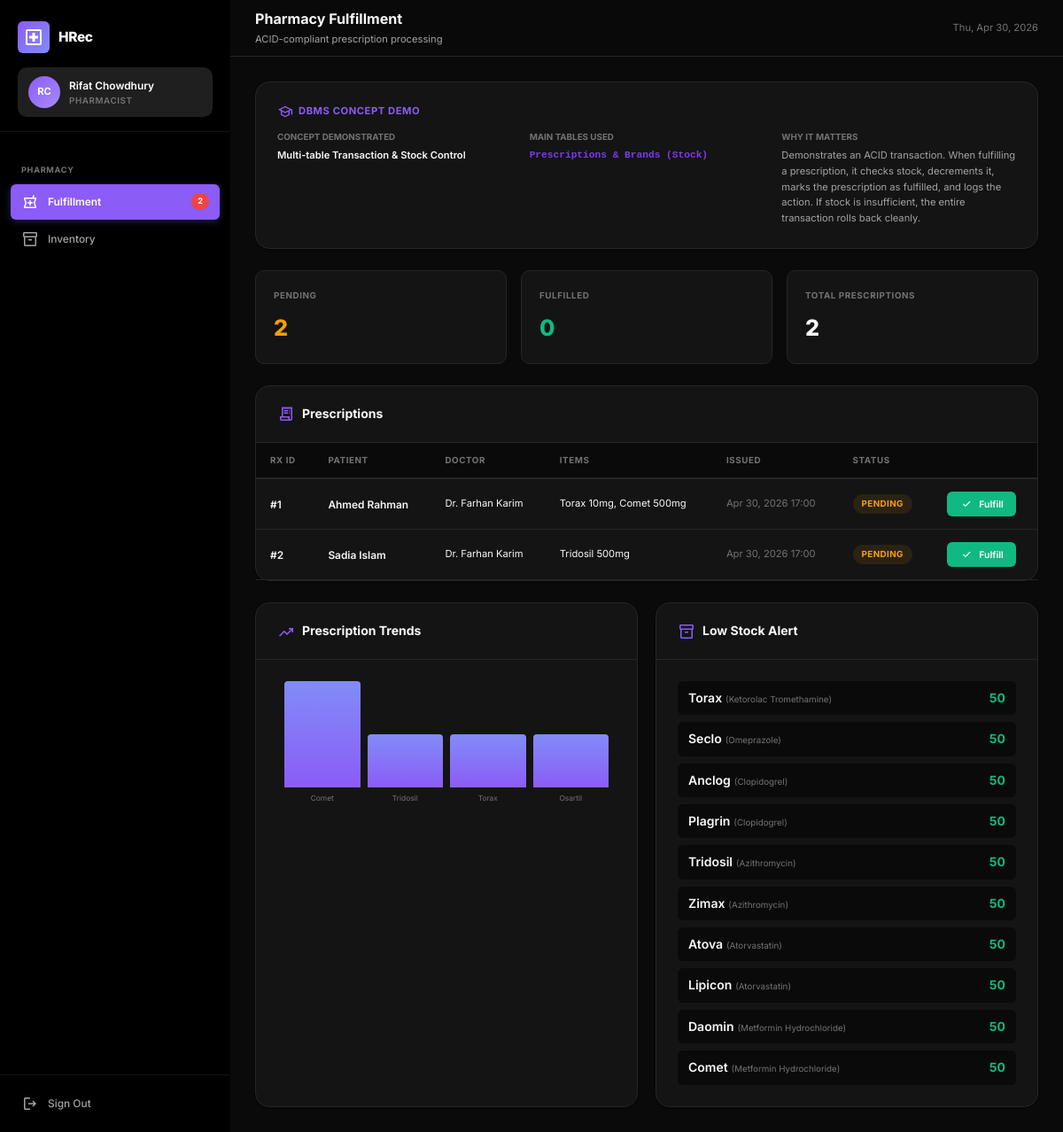
/pages/pharmacy.php (signed in), run on the app's committed database.
### tables this page shows
CREATE TABLE Prescriptions (
    PrescriptionID INT AUTO_INCREMENT PRIMARY KEY,
    DoctorID       INT NOT NULL,
    PatientID      INT NOT NULL,
    Items          JSON NOT NULL,
    Status         ENUM('Pending', 'Fulfilled', 'Cancelled') NOT NULL DEFAULT 'Pending',
    IssuedAt       DATETIME DEFAULT CURRENT_TIMESTAMP,
    FulfilledAt    DATETIME DEFAULT NULL,
    Notes          TEXT,
    FOREIGN KEY (DoctorID)  REFERENCES Doctors(UserID),
    FOREIGN KEY (PatientID) REFERENCES Users(UserID)
);

CREATE TABLE Users (
    UserID       INT AUTO_INCREMENT PRIMARY KEY,
    FullName     VARCHAR(100) NOT NULL,
    Email        VARCHAR(100) NOT NULL UNIQUE,
    PasswordHash VARCHAR(255) NOT NULL,
    DOB          DATE,
    Role         ENUM('Patient', 'Doctor', 'Pharmacist') NOT NULL DEFAULT 'Patient',
    CreatedAt    DATETIME DEFAULT CURRENT_TIMESTAMP
);

CREATE TABLE Brands (
    BrandID      INT AUTO_INCREMENT PRIMARY KEY,
    GenericID    INT NOT NULL,
    BrandName    VARCHAR(100) NOT NULL,
    Manufacturer VARCHAR(100),
    UnitPrice    DECIMAL(10,2),
    Stock        INT DEFAULT 50 CHECK (Stock >= 0),
    Ratings      JSON,
    FOREIGN KEY (GenericID) REFERENCES Generics(GenericID) ON DELETE CASCADE
);

CREATE TABLE Generics (
    GenericID       INT AUTO_INCREMENT PRIMARY KEY,
    GenericName     VARCHAR(100) NOT NULL UNIQUE,
    DrugClass       VARCHAR(100) DEFAULT NULL,
    TypicalDuration VARCHAR(100) DEFAULT 'As prescribed',
    BlackBoxWarn    TINYINT(1)   NOT NULL DEFAULT 0,
    StopIfCondition TEXT,
    DietWarning     TEXT
);

### db.php (called while the page is built, shortened)
<?php
function basePath() {
    return '/HRec_CDSS/Unified-Health-Record-main';
}
function currentRole() {
    return $_SESSION['role'] ?? null;
}
function currentUserName() {
    return $_SESSION['full_name'] ?? 'Guest';
}

### pages/pharmacy.php (the view, shortened to what this page needs)
<?php
require_once __DIR__ . '/../db.php';
$rxList = $pdo->query("
    SELECT p.*, u_doc.FullName AS DoctorName, u_pat.FullName AS PatientName
    FROM Prescriptions p
    JOIN Users u_doc ON p.DoctorID = u_doc.UserID
    JOIN Users u_pat ON p.PatientID = u_pat.UserID
    ORDER BY FIELD(p.Status, 'Pending', 'Fulfilled', 'Cancelled'), p.IssuedAt DESC
")->fetchAll();
$trends = $pdo->query("
    SELECT b.BrandName, g.GenericName, COUNT(*) AS times_prescribed
    FROM USER_MED_LOG uml
    JOIN Brands b ON uml.BrandID = b.BrandID
    JOIN Generics g ON b.GenericID = g.GenericID
    GROUP BY b.BrandID
    ORDER BY times_prescribed DESC
    LIMIT 8
")->fetchAll();
$maxTrend = !empty($trends) ? max(array_column($trends, 'times_prescribed')) : 1;
$stockList = $pdo->query("SELECT b.BrandID, b.BrandName, b.Stock, g.GenericName FROM Brands b JOIN Generics g ON b.GenericID = g.GenericID ORDER BY b.Stock ASC LIMIT 10")->fetchAll();
$pageTitle = 'Pharmacy Fulfillment';
$pageSubtitle = 'ACID-compliant prescription processing';
$dbmsConcept = 'Multi-table Transaction & Stock Control';
$dbmsTables = 'Prescriptions & Brands (Stock)';
$dbmsWhy = 'Demonstrates an ACID transaction. When fulfilling a prescription, it checks stock, decrements it, marks the prescription as fulfilled, and logs the action. If stock is insufficient, the entire transaction rolls back cleanly.';
include __DIR__ . '/../includes/header.php';
?>
<div class="page-content">
  <?php include __DIR__ . '/../includes/dbms_panel.php'; ?>
  <div class="stat-grid mb-24">
    <div class="stat-card stagger-1">
      <div class="stat-label">Pending</div>
      <div class="stat-value" style="color:var(--warning)"><?= count(array_filter($rxList, fn($r) => $r['Status'] === 'Pending')) ?></div>
    </div>
    <div class="stat-card stagger-2">
      <div class="stat-label">Fulfilled</div>
      <div class="stat-value" style="color:var(--success)"><?= count(array_filter($rxList, fn($r) => $r['Status'] === 'Fulfilled')) ?></div>
    </div>
    <div class="stat-card stagger-3">
      <div class="stat-label">Total Prescriptions</div>
      <div class="stat-value"><?= count($rxList) ?></div>
    </div>
  </div>
  <div class="card mb-24 stagger-2">
    <div class="card-header"><h2 class="card-title"><span class="material-symbols-outlined">receipt_long</span> Prescriptions</h2></div>
    <div class="table-wrap">
      <table>
        <thead><tr><th>Rx ID</th><th>Patient</th><th>Doctor</th><th>Items</th><th>Issued</th><th>Status</th><th></th></tr></thead>
        <tbody>
          <?php foreach ($rxList as $r):
            $items = json_decode($r['Items'], true);
            $itemStr = implode(', ', array_map(fn($it) => ($it['brand_name'] ?? 'Brand#'.$it['brand_id']) . ' ' . ($it['dosage'] ?? ''), $items));
          ?>
            <tr<?= $r['Status'] !== 'Pending' ? ' style="opacity:.5"' : '' ?>>
              <td class="fw-600">#<?= $r['PrescriptionID'] ?></td>
              <td class="fw-600"><?= htmlspecialchars($r['PatientName']) ?></td>
              <td class="text-sm"><?= htmlspecialchars($r['DoctorName']) ?></td>
              <td class="text-sm"><?= htmlspecialchars($itemStr) ?></td>
              <td class="text-sm text-muted"><?= date('M j, Y H:i', strtotime($r['IssuedAt'])) ?></td>
              <td><span class="badge badge-<?= strtolower($r['Status']) ?>"><?= $r['Status'] ?></span></td>
              <td>
                <?php if ($r['Status'] === 'Pending'): ?>
                  <form method="POST" action="<?= basePath() ?>/pages/pharmacy.php" style="display:inline">
                    <button class="btn btn-sm btn-success" type="submit"
                      onclick="return confirm('Fulfill Rx #<?= $r['PrescriptionID'] ?> for <?= htmlspecialchars(addslashes($r['PatientName'])) ?>?\nStock will be decremented.')">
                      <span class="material-symbols-outlined" style="font-size:16px">check</span> Fulfill
                    </button>
                  </form>
                <?php elseif ($r['Status'] === 'Fulfilled'): ?>
                  <span class="text-xs text-muted"><?= $r['FulfilledAt'] ? date('M j H:i', strtotime($r['FulfilledAt'])) : '' ?></span>
                <?php endif; ?>
              </td>
            </tr>
          <?php endforeach; ?>
        </tbody>
      </table>
    </div>
  </div>
  <div class="grid-2 gap-md">
    <div class="card stagger-3">
      <div class="card-header"><h2 class="card-title"><span class="material-symbols-outlined">trending_up</span> Prescription Trends</h2></div>
      <div class="card-body">
        <div class="trend-bar" style="margin-bottom:28px;">
          <?php foreach ($trends as $t): ?>
            <div class="trend-col" style="height:<?= round(($t['times_prescribed'] / $maxTrend) * 100) ?>%" title="<?= htmlspecialchars($t['BrandName']) ?>: <?= $t['times_prescribed'] ?>">
              <span class="trend-label"><?= htmlspecialchars($t['BrandName']) ?></span>
            </div>
          <?php endforeach; ?>
        </div>
      </div>
    </div>
    <div class="card stagger-4">
      <div class="card-header"><h2 class="card-title"><span class="material-symbols-outlined">inventory_2</span> Low Stock Alert</h2></div>
      <div class="card-body" style="display:flex;flex-direction:column;gap:8px;">
        <?php foreach ($stockList as $s): ?>
          <div class="flex justify-between items-center" style="padding:8px 12px;background:var(--bg);border-radius:var(--radius-sm);">
            <div>
              <span class="fw-600"><?= htmlspecialchars($s['BrandName']) ?></span>
              <span class="text-xs text-muted"> (<?= htmlspecialchars($s['GenericName']) ?>)</span>
            </div>
            <span class="fw-700 <?= $s['Stock'] > 20 ? 'stock-high' : ($s['Stock'] > 5 ? 'stock-medium' : 'stock-low') ?>"><?= $s['Stock'] ?></span>
          </div>
        <?php endforeach; ?>
      </div>
    </div>
  </div>
</div>
<?php include __DIR__ . '/../includes/footer.php'; ?>

### includes/header.php (shortened to what this page needs)
<!DOCTYPE html>
<html lang="en">
<head>
  <link rel="stylesheet" href="<?= basePath() ?>/css/style.css">
</head>
<body>
<div class="app-layout">
  <?php include __DIR__ . '/sidebar.php'; ?>
  <main class="main-content">
    <header class="topbar">
      <div>
        <span class="topbar-title"><?= htmlspecialchars($pageTitle ?? '') ?></span>
        <div class="topbar-subtitle"><?= htmlspecialchars($pageSubtitle ?? '') ?></div>
      </div>
      <div class="topbar-actions">
        <span class="text-sm text-muted"><?= date('D, M j, Y') ?></span>
      </div>
    </header>

### includes/sidebar.php (shortened to what this page needs)
<?php
$currentPage = basename($_SERVER['SCRIPT_NAME']);
$role = currentRole();
$userName = currentUserName();
$initials = implode('', array_map(fn($w) => strtoupper($w[0]), array_slice(explode(' ', $userName), 0, 2)));
$flagCount = 0;
$pendingRx = 0;
if ($role === 'Pharmacist') {
    $pc = $pdo->query("SELECT COUNT(*) FROM Prescriptions WHERE Status = 'Pending'");
    $pendingRx = $pc->fetchColumn();
}
?>
<aside class="sidebar" id="sidebar">
  <div class="sidebar-header">
    <div class="sidebar-brand">
      <div class="brand-icon"><span class="material-symbols-outlined">local_hospital</span></div>
      HRec
    </div>
    <div class="sidebar-user">
      <div class="sidebar-avatar"><?= htmlspecialchars($initials) ?></div>
      <div class="sidebar-user-info">
        <div class="sidebar-user-name"><?= htmlspecialchars($userName) ?></div>
        <div class="sidebar-user-role"><?= htmlspecialchars($role) ?></div>
      </div>
    </div>
  </div>
  <nav class="sidebar-nav">
    <?php if ($role === 'Patient'): ?>
      <div class="nav-label">My Health</div>
      <a class="nav-link <?= $currentPage === 'patient_dashboard.php' ? 'active' : '' ?>" href="<?= basePath() ?>/pages/patient_dashboard.php">
        <span class="material-symbols-outlined">dashboard</span> Dashboard
      </a>
      <a class="nav-link <?= $currentPage === 'medication_log.php' ? 'active' : '' ?>" href="<?= basePath() ?>/pages/medication_log.php">
        <span class="material-symbols-outlined">medication</span> Medication Log
      </a>
      <a class="nav-link <?= $currentPage === 'cdss_alerts.php' ? 'active' : '' ?>" href="<?= basePath() ?>/pages/cdss_alerts.php">
        <span class="material-symbols-outlined">warning</span> CDSS Alerts
        <?php if ($flagCount > 0): ?><span class="nav-badge"><?= $flagCount ?></span><?php endif; ?>
      </a>
      <a class="nav-link <?= $currentPage === 'allergy_check.php' ? 'active' : '' ?>" href="<?= basePath() ?>/pages/allergy_check.php">
        <span class="material-symbols-outlined">health_and_safety</span> Allergy Check
      </a>
    <?php elseif ($role === 'Pharmacist'): ?>
      <div class="nav-label">Pharmacy</div>
      <a class="nav-link <?= $currentPage === 'pharmacy.php' ? 'active' : '' ?>" href="<?= basePath() ?>/pages/pharmacy.php">
        <span class="material-symbols-outlined">local_pharmacy</span> Fulfillment
        <?php if ($pendingRx > 0): ?><span class="nav-badge"><?= $pendingRx ?></span><?php endif; ?>
      </a>
      <a class="nav-link <?= $currentPage === 'inventory.php' ? 'active' : '' ?>" href="<?= basePath() ?>/pages/inventory.php">
        <span class="material-symbols-outlined">inventory_2</span> Inventory
      </a>
    <?php endif; ?>
  </nav>
  <div class="sidebar-footer">
    <a class="nav-link" href="<?= basePath() ?>/logout.php">
      <span class="material-symbols-outlined">logout</span> Sign Out
    </a>
  </div>
</aside>

### includes/dbms_panel.php (shortened to what this page needs)
<div class="card mb-24 dbms-panel">
  <div class="card-body">
    <h3 class="text-sm fw-700" style="color: var(--accent); text-transform: uppercase; letter-spacing: 0.05em; margin-bottom: 12px; display: flex; align-items: center; gap: 6px;">
      <span class="material-symbols-outlined" style="font-size:18px;">school</span>
      DBMS Concept Demo
    </h3>
    <div class="grid-3 gap-md">
      <div>
        <strong class="text-xs text-muted" style="display:block; text-transform:uppercase; margin-bottom:4px;">Concept Demonstrated</strong>
        <div class="fw-600 text-sm"><?= htmlspecialchars($dbmsConcept ?? '') ?></div>
      </div>
      <div>
        <strong class="text-xs text-muted" style="display:block; text-transform:uppercase; margin-bottom:4px;">Main Tables Used</strong>
        <div class="fw-600 text-sm" style="font-family: monospace; color: var(--accent-hover);"><?= htmlspecialchars($dbmsTables ?? '') ?></div>
      </div>
      <div>
        <strong class="text-xs text-muted" style="display:block; text-transform:uppercase; margin-bottom:4px;">Why it matters</strong>
        <div class="text-sm" style="color: var(--text-secondary);"><?= htmlspecialchars($dbmsWhy ?? '') ?></div>
      </div>
    </div>
  </div>
</div>

### includes/footer.php (shortened to what this page needs)
  </main>
</div>
</body>
</html>

### data on the page
prescriptions: PrescriptionID "1", PatientID.FullName "Ahmed Rahman", users.FullName "Dr. Farhan Karim", Items.BrandName "Torax 10mg, Comet 500mg", IssuedAt "Apr 30, 2026 17:00", Status "PENDING"
prescriptions: PrescriptionID "2", PatientID.FullName "Sadia Islam", users.FullName "Dr. Farhan Karim", Items.BrandName "Tridosil 500mg", IssuedAt "Apr 30, 2026 17:00", Status "PENDING"
brands: BrandName "Torax", GenericID.GenericName "Ketorolac Tromethamine", Stock "50"
brands: BrandName "Seclo", GenericID.GenericName "Omeprazole", Stock "50"
brands: BrandName "Anclog", GenericID.GenericName "Clopidogrel", Stock "50"
brands: BrandName "Plagrin", GenericID.GenericName "Clopidogrel", Stock "50"
brands: BrandName "Tridosil", GenericID.GenericName "Azithromycin", Stock "50"
brands: BrandName "Zimax", GenericID.GenericName "Azithromycin", Stock "50"
brands: BrandName "Atova", GenericID.GenericName "Atorvastatin", Stock "50"
brands: BrandName "Lipicon", GenericID.GenericName "Atorvastatin", Stock "50"
brands: BrandName "Daomin", GenericID.GenericName "Metformin Hydrochloride", Stock "50"
brands: BrandName "Comet", GenericID.GenericName "Metformin Hydrochloride", Stock "50"

### other printed values
$initials "RC"
$userName "Rifat Chowdhury"
$role "PHARMACIST"
$pendingRx "2"
$pageTitle "Pharmacy Fulfillment"
$pageSubtitle "ACID-compliant prescription processing"
$dbmsConcept "Multi-table Transaction & Stock Control"
$dbmsTables "Prescriptions & Brands (Stock)"
count(array_filter($rxList, fn($r) => $r['Status'] === 'Pending')) "2"
count(array_filter($rxList, fn($r) => $r['Status'] === 'Fulfilled')) "0"
count($rxList) "2"
$t['BrandName'] "Comet"
$t['BrandName'] "Tridosil"
$t['BrandName'] "Torax"
$t['BrandName'] "Osartil"
